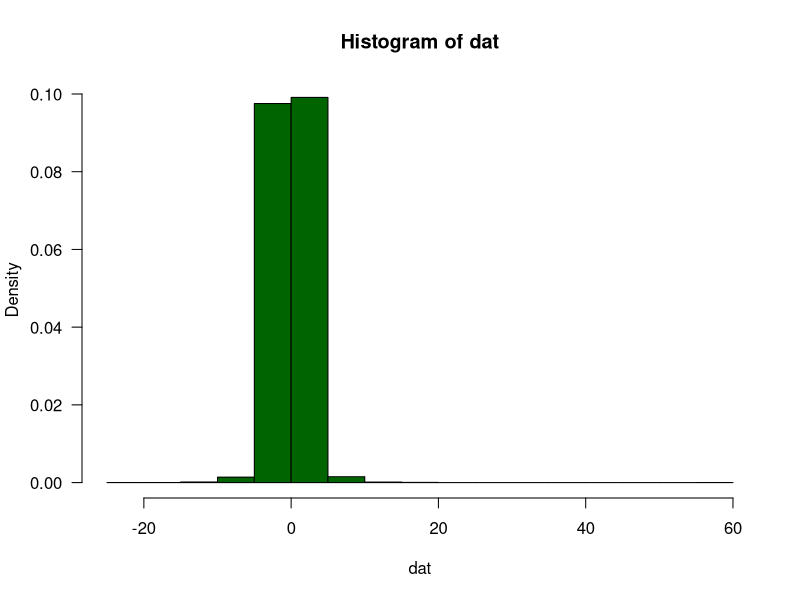
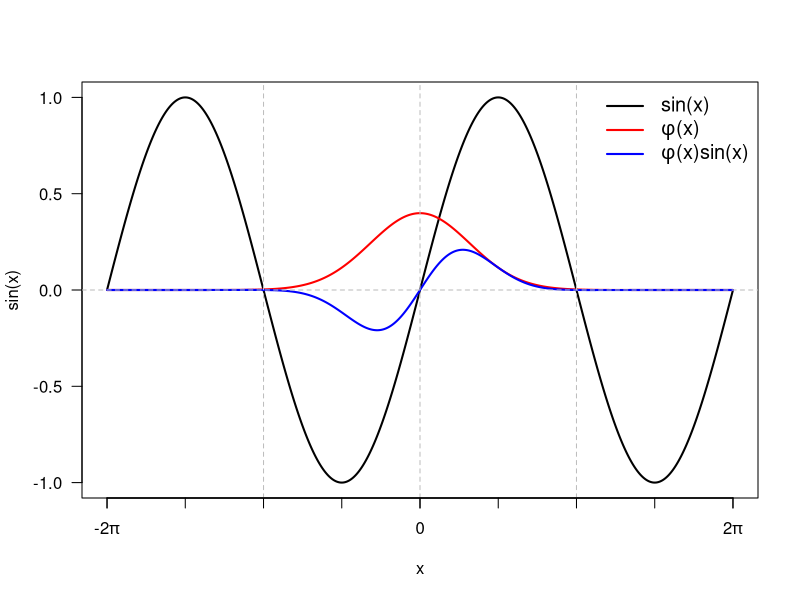

Write R code to recreate these figures, in order. (Note: this script raises an error after producing the figures.)
## ---- chunk 1
knitr::opts_chunk$set(echo = TRUE)
## ---- chunk 2
RNGkind()
## ---- chunk 3
a = runif(1)
b = runif(1)
a == b
## ---- chunk 4
set.seed(42)
a = runif(1)

set.seed(42)
b = runif(1)

a == b
## ---- chunk 5
## simulaton parameters
n  = 1e4
df = 3
percentile = c(-1.96,1.96)

## simulate data
dat = rt(n,df)
hist(dat,prob=TRUE,las=1,col='darkgreen')

## Function(s) of interest
theta_bar = sapply(percentile,function(x) mean(dat<=x))
## ---- chunk 6
n=1e4      # number of Monte Carlo samples
x=rnorm(n) # Monte Carlo sample
mean({sin(x) - cos(x)}^2) # estimate
## ---- chunk 7
integrand = function(x){
  {sin(x)-cos(x)}^2*dnorm(x)
}
integrate(integrand,-Inf,Inf)
## ---- chunk 8
cap="**Illustrating why E[sin(X)] = 0 for X ~ N(0,1).**"
curve(sin, -2*pi, 2*pi, n=1e3+1, lwd=2, las=1, xaxt='n')
curve(dnorm, -2*pi, 2*pi, n=1e3+1, lwd=2, col='red', add=TRUE)
curve(dnorm(x)*sin(x), -2*pi, 2*pi, n=1e3+1, 
      lwd=2, col='blue', add=TRUE)
abline(h=0, v=c(-pi,0,pi), lty='dashed', col='grey')

legend('topright', col=c('black', 'red', 'blue'), lwd=2, bty='n', cex=1.2,
       legend=c('sin(x)', expression(phi*'(x)'), expression(phi*'(x)sin(x)'))
      )

axis(1, at=pi*seq(-2,2,2), labels=c(expression("-2"*pi), 0, expression("2"*pi)))
axis(1, at=pi*seq(-2,2,.5), labels=FALSE)


## ---- chunk 9
mcrep = 10000                # Simulation replications
n = 30                       # Sample size we are studying
xmat = rexp(n * mcrep)       # Simulate standard exponential data
dim(xmat) = c(mcrep, n)      # Each row is a dataset
mn = apply(xmat, 1, mean)    # Sample mean of each row
std = apply(xmat, 1, sd)     # Sample SD of each row
se = std / sqrt(n)           # Standard errors of the mean
m = qnorm(1-{1-.95}/2)       # Multiplier for 95% confidence (~1.96)
lcb = mn - m*se              # lower confidence bounds
ucb = mn + m*se              # upper confidence bounds
target = 1                   # value we are estimating
cvrg_prob = mean((lcb < target) & (ucb > target)) # coverage probability
print(cvrg_prob)
## ---- chunk 10
mc_se = sqrt(cvrg_prob*{1-cvrg_prob} / mcrep)
cvrg_prob_str = sprintf("%4.2f (%5.3f, %5.3f)", 
                        cvrg_prob, cvrg_prob - m*mc_se, cvrg_prob + m*mc_se)
## ---- chunk 11
xmat = c(1, 2, 3, 4, 5, 6)
dim(xmat) = c(3, 2)
xmat
## ---- chunk 12
xmat - c(1, 2, 3)
## ---- chunk 13
ymat = c(1, 2, 3, 4, 5, 6) - c(1, 2, 3)
dim(ymat) = c(3, 2)
ymat
## ---- chunk 14
xmat_c = xmat - rowMeans(xmat)
## ---- chunk 15
row_var1 = rowSums({xmat - rowMeans(xmat)}^2) / {dim(xmat)[2] - 1}
## ---- chunk 16
row_var2 = apply(xmat, 1, var)
all.equal(row_var1, row_var2)
## ---- chunk 17
m = 100000
n = 30
xmat = rnorm(m*n)
dim(xmat) = c(m, n)

tm1 = proc.time()
rowvar1 = apply(xmat, 1, var)
tm1 = proc.time() - tm1

tm2 = proc.time()
rowvar2 = rowMeans((xmat - rowMeans(xmat))^2) * dim(xmat)[2] / (dim(xmat)[2] - 1)
tm2 = proc.time() - tm2

cat("Apply:", tm1[3], "s, Vectorized:", tm2[3], "s, Ratio:",
    round(tm1[3]/tm2[3],1),'.\n')
## ---- chunk 18
n = 30
m = 10000
r = 0.4
yvec = rnorm(n)
xmat = outer(array(1, m), yvec)
xmat = 0.4*xmat + sqrt(1 - 0.4^2)*rnorm(n * m)
## ---- chunk 19
# First approach, calculate as a loop
tm1 = proc.time()
r1 = NULL
for (i in 1:m) {
    r1[i] = cor(xmat[i, ], yvec)
}
tm1 = proc.time() - tm1

# Second approach, functional style with apply
tm2 = proc.time()
r2 = apply(xmat, 1, function(v) cor(v, yvec))
tm2 = proc.time() - tm2

# Third approach, use linear algebra
tm3 = proc.time()
rmn = rowMeans(xmat)
xmat_c = xmat - outer(rmn, array(1, n))
rsd = apply(xmat, 1, sd)
xmat_s = xmat_c / outer(rsd, array(1, n))
yvec_s = {yvec - mean(yvec)} / sd(yvec)
r3 = xmat_s %*% yvec_s / {n - 1}
r3 = as.vector(r3)
tm3 = proc.time() - tm3

# Fourth approach, use linear algebra with broadcasting
tm4 = proc.time()
rmn = rowMeans(xmat)
xmat_c = xmat - rmn
rvar = rowSums(xmat_c^2) / {dim(xmat)[2] - 1}
rsd = sqrt(rvar)
xmat_s = xmat_c / rsd
yvec_s = {yvec - mean(yvec)} / sd(yvec)
r4 = xmat_s %*% yvec_s / {n - 1}
r4 = as.vector(r4)
tm4 = proc.time() - tm4

# Fifth and final approach, use cor and discard pairs without y
tm5 = proc.time()
r5 = cor(rbind(yvec,xmat))[1,]
tm5 = proc.time() - tm5

all.equal(r1,r2,r3,r4,r5)

# Format and print the results
cat(sprintf("1: %5.3f s \n2: %5.3f s \n3: %5.3f s \n4: %5.3f s \n5: %5.3f s \n",
            tm1[3],tm2[3],tm3[3],tm4[3],tm5[3]
            )
    )
## ---- chunk 20
gc()
# First approach, calculate as a loop
tm1 = proc.time()
r1 = NULL
for (i in 1:m) {
    r1[i] = cor(xmat[i, ], yvec)
}
tm1 = proc.time() - tm1

gc()
# Second approach, functional style with apply
tm2 = proc.time()
r2 = apply(xmat, 1, function(v) cor(v, yvec))
tm2 = proc.time() - tm2

gc()
# Third approach, use linear algebra
tm3 = proc.time()
rmn = rowMeans(xmat)
xmat_c = xmat - outer(rmn, array(1, n))
rsd = apply(xmat, 1, sd)
xmat_s = xmat_c / outer(rsd, array(1, n))
yvec_s = {yvec - mean(yvec)} / sd(yvec)
r3 = xmat_s %*% yvec_s / {n - 1}
r3 = as.vector(r3)
tm3 = proc.time() - tm3

gc()
# Fourth approach, use linear algebra with broadcasting
tm4 = proc.time()
rmn = rowMeans(xmat)
xmat_c = xmat - rmn
rvar = rowSums(xmat_c^2) / {dim(xmat)[2] - 1}
rsd = sqrt(rvar)
xmat_s = xmat_c / rsd
yvec_s = {yvec - mean(yvec)} / sd(yvec)
r4 = xmat_s %*% yvec_s / {n - 1}
r4 = as.vector(r4)
tm4 = proc.time() - tm4

gc()
# Fifth and final approach, use cor and discard pairs without y
tm5 = proc.time()
r5 = cor(rbind(yvec,xmat))[1,]
tm5 = proc.time() - tm5

all.equal(r1,r2,r3,r4,r5)

# Format and print the results
cat(sprintf("1: %5.3f s \n2: %5.3f s \n3: %5.3f s \n4: %5.3f s \n5: %5.3f s \n",
            tm1[3],tm2[3],tm3[3],tm4[3],tm5[3]
            )
    )
## ---- chunk 21
## Function to estimate nominal coverage probabilities
estimate_nominal_coverage = 
  function(rgen, target, mcrep=1e4, n=30, conf_level=.95, ...){
  # rgen       - a function generating a vector of simulated data, i.e rexp(),
  #              with length equal to its first argument.
  # target     - the actual expectation of rgen()
  # mcrep, n   - the number of Monte Carlo replications and sample size, respectively.
  # conf_level - the nominal coverage probability 
  # ...        - additional parameters to pass to rgen
  
  xmat = rgen(n * mcrep, ...)       # Simulate data
  dim(xmat) = c(mcrep, n)      # Each row is a dataset
  mn = apply(xmat, 1, mean)    # Sample mean of each row
  std = apply(xmat, 1, sd)     # Sample SD of each row
  se = std / sqrt(n)           # Standard errors of the mean 
  m = qnorm(1 - {1 - conf_level}/2)       # Multiplier for confidence level
  lcb = mn - m*se              # lower confidence bounds
  ucb = mn + m*se              # upper confidence bounds

  mean((lcb < target) & (ucb > target)) # coverage probability
}
## ---- chunk 22
# Geometric(p) with mean (1-p)/p 
estimate_nominal_coverage(rgeom, target=3, p = .25)  

# Poisson(lambda) with mean lambda
estimate_nominal_coverage(rpois, target=4, lambda = 4)  

# t(df) with mean 0
estimate_nominal_coverage(rt, target=0, df=2)  
## ---- chunk 23
lambdas = exp(-seq(1,10,1))  # rate paramters to explore
coverage_probs = c()         # store the results
for (i in 1:length(lambdas)) {
  rate = lambdas[i]
  coverage_probs[i] = estimate_nominal_coverage(rexp, target=1/rate, rate=rate)
}

plot(-seq(1,10,1), coverage_probs, ylab='estimated coverage probability', 
     xlab=expression('log'[10]*'(rate)'), las=1, pch=15, cex=1.2, ylim=c(.9,.95),
     main='Nominal Coverage Probabilities for the Exponential Distribution')

# Add Monte Carlo confidence bounds
for (i in 1:length(lambdas)) {
  x = rep(-seq(1,10,1)[i], 2)
  y = coverage_probs[i] + qnorm(.975)*c(-1,1)*.25/sqrt(1e4)
  lines(x,y)
}

# add a reference line for the global mean
abline(h=mean(coverage_probs), lty='dashed', col='grey')
